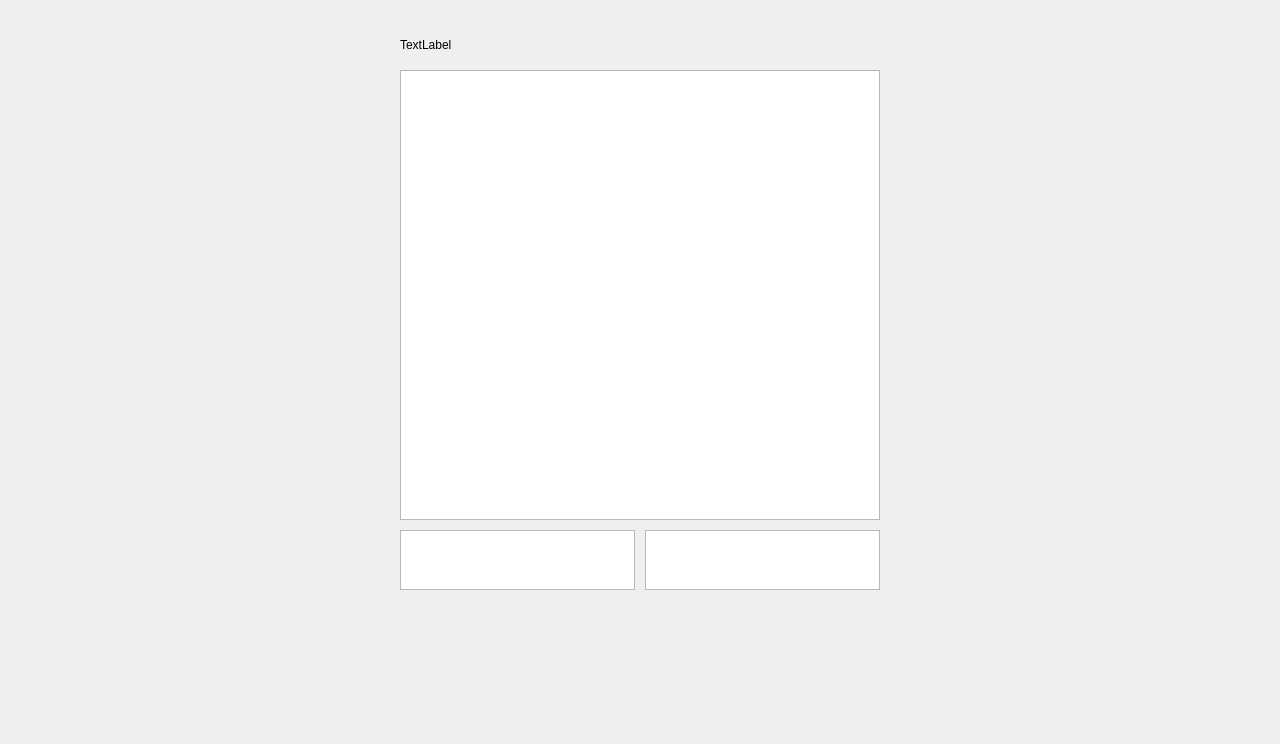
<?xml version="1.0" encoding="UTF-8"?>
<ui version="4.0">
 <class>PlaylistWindow</class>
 <widget class="QDialog" name="PlaylistWindow">
  <property name="geometry">
   <rect>
    <x>0</x>
    <y>56</y>
    <width>1280</width>
    <height>744</height>
   </rect>
  </property>
  <property name="windowTitle">
   <string>Dialog</string>
  </property>
  <widget class="QTableView" name="list_view">
   <property name="geometry">
    <rect>
     <x>400</x>
     <y>70</y>
     <width>480</width>
     <height>450</height>
    </rect>
   </property>
  </widget>
  <widget class="QLabel" name="tl_playlist">
   <property name="geometry">
    <rect>
     <x>400</x>
     <y>30</y>
     <width>480</width>
     <height>30</height>
    </rect>
   </property>
   <property name="text">
    <string>TextLabel</string>
   </property>
  </widget>
  <widget class="QGraphicsView" name="confirm">
   <property name="geometry">
    <rect>
     <x>400</x>
     <y>530</y>
     <width>235</width>
     <height>60</height>
    </rect>
   </property>
  </widget>
  <widget class="QGraphicsView" name="cancel">
   <property name="geometry">
    <rect>
     <x>645</x>
     <y>530</y>
     <width>235</width>
     <height>60</height>
    </rect>
   </property>
  </widget>
 </widget>
 <resources/>
 <connections/>
</ui>
